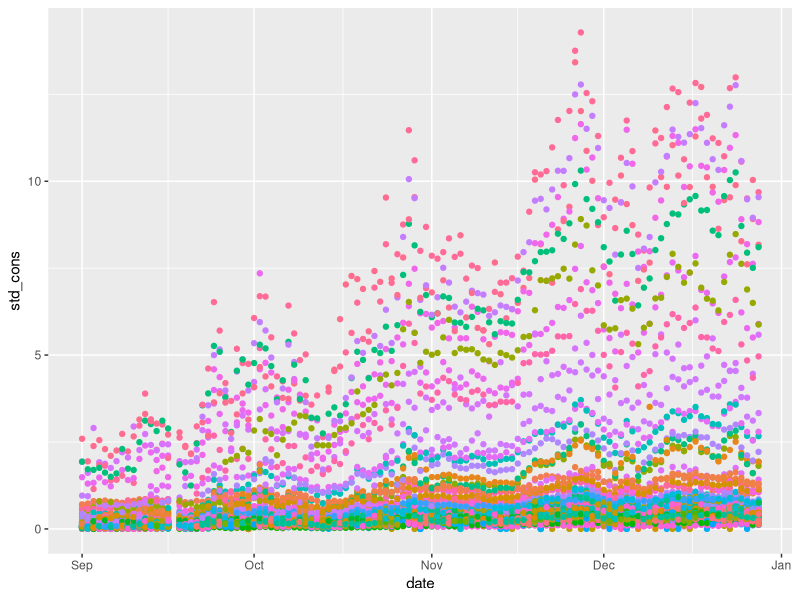

This chart was generated by the following R code:
#### Reading in the libaries ####
rm(list=ls())
library(tidyverse)
library(ggplot2)
library(car)
library(stringr)
library(xtable)

#### Loading the data ####
D <- read.csv("merged_data.csv", header=TRUE)
str(D)
D <- mutate(D,
            across(c(dir, cond, fog, rain, ID),factor)
)
D$date <- as.POSIXct(D$date, tz = "UTC")
str(D)
D$tempdif <- 21 - D$temp
D <- select(D,!c("temp"))
date <- mutate(D, dag=str_split_fixed(date,"-",3)[ ,3])
date <- mutate(date, start_or_end = ifelse(as.integer(dag)<15, "START","END")) %>% 
  mutate(start_or_end = factor(start_or_end))
mean_cons<- mean(D$consumption)
D <- mutate(date, std_cons=consumption/mean_cons)
remove <- c(3357,3282,3440)
D <- D[!(row.names(D) %in% remove ),]

#### Finding the standard deviation of the parameters ####
fit <- lm(std_cons ~ ID + start_or_end + tempdif + D$hum + 
     D$wind_spd + ID:start_or_end + ID:tempdif + start_or_end:tempdif + 
     D$hum:D$wind_spd + ID:start_or_end:tempdif, data = D)

### Intercepts_model
##start_or_end
#1 OR 2
# 2 of them, .1 in intercept 
## ID
#83 different -1 in in intercept
## ID:start_or_end
# + 82 ekstra en for hver ID:START
# Therefore in total 83-1 + 2-1 + 82 = 165
# And then +1 for intercept = 166
A <- cbind(diag(165))
# Then setting intercept
A[,1] <- rep(1,length(A[,1]))
A





### Slopes model
##tempdif
#humidity
#wind_spd
#
#ID:tempdif  <- for tempdif
#
#

ggplot(D, aes(x=date, y=std_cons, col=ID)) +
  geom_point() +
  theme(legend.position="none")
